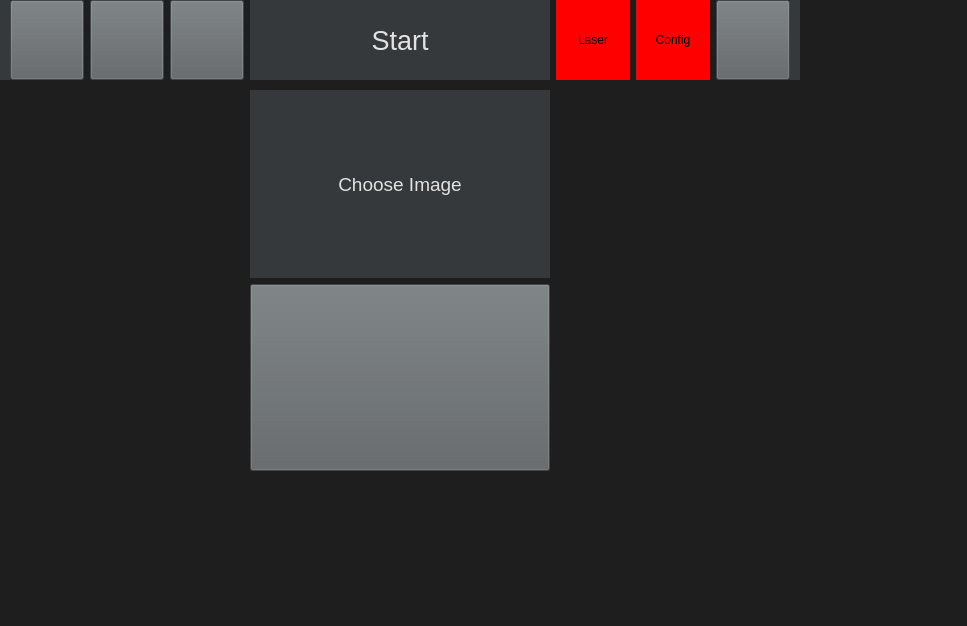
<?xml version="1.0" encoding="UTF-8"?>
<ui version="4.0">
 <class>Form</class>
 <widget class="QWidget" name="Form">
  <property name="geometry">
   <rect>
    <x>0</x>
    <y>0</y>
    <width>967</width>
    <height>626</height>
   </rect>
  </property>
  <property name="windowTitle">
   <string>Form</string>
  </property>
  <property name="styleSheet">
   <string notr="true">background-color: rgb(30, 30, 30);</string>
  </property>
  <widget class="QLabel" name="helpTitle_2">
   <property name="geometry">
    <rect>
     <x>0</x>
     <y>0</y>
     <width>800</width>
     <height>80</height>
    </rect>
   </property>
   <property name="font">
    <font>
     <pointsize>20</pointsize>
     <weight>50</weight>
     <bold>false</bold>
    </font>
   </property>
   <property name="styleSheet">
    <string notr="true">background-color: rgb(54, 57, 59);
color: rgb(226, 226, 226);</string>
   </property>
   <property name="text">
    <string/>
   </property>
   <property name="alignment">
    <set>Qt::AlignCenter</set>
   </property>
  </widget>
  <widget class="QWidget" name="gridLayoutWidget">
   <property name="geometry">
    <rect>
     <x>10</x>
     <y>90</y>
     <width>781</width>
     <height>381</height>
    </rect>
   </property>
   <layout class="QGridLayout" name="gridLayout">
    <item row="1" column="0">
     <widget class="QPushButton" name="chooseImgBtn">
      <property name="minimumSize">
       <size>
        <width>150</width>
        <height>150</height>
       </size>
      </property>
      <property name="maximumSize">
       <size>
        <width>300</width>
        <height>300</height>
       </size>
      </property>
      <property name="font">
       <font>
        <pointsize>10</pointsize>
        <weight>75</weight>
        <bold>true</bold>
       </font>
      </property>
      <property name="styleSheet">
       <string notr="true">background-color: rgb(92, 97, 100);
color: rgb(175, 177, 179);
</string>
      </property>
      <property name="text">
       <string/>
      </property>
      <property name="icon">
       <iconset>
        <normaloff>../../images/01.jpg</normaloff>../../images/01.jpg</iconset>
      </property>
      <property name="iconSize">
       <size>
        <width>256</width>
        <height>256</height>
       </size>
      </property>
     </widget>
    </item>
    <item row="0" column="0">
     <widget class="QLabel" name="label_2">
      <property name="minimumSize">
       <size>
        <width>0</width>
        <height>30</height>
       </size>
      </property>
      <property name="font">
       <font>
        <pointsize>14</pointsize>
        <weight>50</weight>
        <bold>false</bold>
       </font>
      </property>
      <property name="styleSheet">
       <string notr="true">background-color: rgb(54, 57, 59);
color: rgb(226, 226, 226);</string>
      </property>
      <property name="text">
       <string>Choose Image</string>
      </property>
      <property name="alignment">
       <set>Qt::AlignCenter</set>
      </property>
     </widget>
    </item>
   </layout>
  </widget>
  <widget class="QWidget" name="horizontalLayoutWidget_2">
   <property name="geometry">
    <rect>
     <x>10</x>
     <y>0</y>
     <width>780</width>
     <height>80</height>
    </rect>
   </property>
   <layout class="QHBoxLayout" name="horizontalLayout_3">
    <item>
     <widget class="QPushButton" name="backBtn">
      <property name="minimumSize">
       <size>
        <width>0</width>
        <height>0</height>
       </size>
      </property>
      <property name="maximumSize">
       <size>
        <width>999</width>
        <height>999</height>
       </size>
      </property>
      <property name="font">
       <font>
        <pointsize>10</pointsize>
        <weight>75</weight>
        <bold>true</bold>
       </font>
      </property>
      <property name="styleSheet">
       <string notr="true">background-color: rgb(92, 97, 100);
color: rgb(175, 177, 179);
</string>
      </property>
      <property name="text">
       <string/>
      </property>
      <property name="icon">
       <iconset>
        <normaloff>../Icons/backIcon2.png</normaloff>../Icons/backIcon2.png</iconset>
      </property>
      <property name="iconSize">
       <size>
        <width>32</width>
        <height>32</height>
       </size>
      </property>
     </widget>
    </item>
    <item>
     <widget class="QPushButton" name="helpBtn">
      <property name="minimumSize">
       <size>
        <width>0</width>
        <height>0</height>
       </size>
      </property>
      <property name="maximumSize">
       <size>
        <width>100</width>
        <height>100</height>
       </size>
      </property>
      <property name="font">
       <font>
        <pointsize>10</pointsize>
        <weight>75</weight>
        <bold>true</bold>
       </font>
      </property>
      <property name="cursor">
       <cursorShape>ArrowCursor</cursorShape>
      </property>
      <property name="toolTip">
       <string>&lt;html&gt;&lt;head/&gt;&lt;body&gt;&lt;p&gt;&lt;img src=&quot;:/newPrefix/helpIcon.png&quot;/&gt;&lt;/p&gt;&lt;/body&gt;&lt;/html&gt;</string>
      </property>
      <property name="styleSheet">
       <string notr="true">background-color: rgb(92, 97, 100);
color: rgb(175, 177, 179);
</string>
      </property>
      <property name="text">
       <string/>
      </property>
      <property name="icon">
       <iconset>
        <normaloff>../Icons/helpIcon.png</normaloff>../Icons/helpIcon.png</iconset>
      </property>
      <property name="iconSize">
       <size>
        <width>32</width>
        <height>64</height>
       </size>
      </property>
      <property name="flat">
       <bool>false</bool>
      </property>
     </widget>
    </item>
    <item>
     <widget class="QPushButton" name="homeBtn">
      <property name="minimumSize">
       <size>
        <width>0</width>
        <height>0</height>
       </size>
      </property>
      <property name="maximumSize">
       <size>
        <width>100</width>
        <height>100</height>
       </size>
      </property>
      <property name="font">
       <font>
        <pointsize>10</pointsize>
        <weight>75</weight>
        <bold>true</bold>
       </font>
      </property>
      <property name="styleSheet">
       <string notr="true">background-color: rgb(92, 97, 100);
color: rgb(175, 177, 179);
</string>
      </property>
      <property name="text">
       <string/>
      </property>
      <property name="icon">
       <iconset>
        <normaloff>../Icons/homeIcon.png</normaloff>../Icons/homeIcon.png</iconset>
      </property>
      <property name="iconSize">
       <size>
        <width>32</width>
        <height>32</height>
       </size>
      </property>
     </widget>
    </item>
    <item>
     <widget class="QLabel" name="pageTitle">
      <property name="minimumSize">
       <size>
        <width>300</width>
        <height>0</height>
       </size>
      </property>
      <property name="font">
       <font>
        <pointsize>20</pointsize>
        <weight>50</weight>
        <bold>false</bold>
       </font>
      </property>
      <property name="styleSheet">
       <string notr="true">background-color: rgb(54, 57, 59);
color: rgb(226, 226, 226);</string>
      </property>
      <property name="text">
       <string>Start</string>
      </property>
      <property name="alignment">
       <set>Qt::AlignCenter</set>
      </property>
     </widget>
    </item>
    <item>
     <widget class="QLabel" name="laserLight">
      <property name="minimumSize">
       <size>
        <width>0</width>
        <height>0</height>
       </size>
      </property>
      <property name="maximumSize">
       <size>
        <width>999</width>
        <height>9999</height>
       </size>
      </property>
      <property name="styleSheet">
       <string notr="true">background-color: red;
color: rgb(0, 0, 0);</string>
      </property>
      <property name="text">
       <string>Laser</string>
      </property>
      <property name="alignment">
       <set>Qt::AlignCenter</set>
      </property>
     </widget>
    </item>
    <item>
     <widget class="QLabel" name="configLight">
      <property name="minimumSize">
       <size>
        <width>0</width>
        <height>0</height>
       </size>
      </property>
      <property name="maximumSize">
       <size>
        <width>9999</width>
        <height>9999</height>
       </size>
      </property>
      <property name="styleSheet">
       <string notr="true">background-color: red;
color: rgb(0, 0, 0);</string>
      </property>
      <property name="text">
       <string>Config</string>
      </property>
      <property name="alignment">
       <set>Qt::AlignCenter</set>
      </property>
     </widget>
    </item>
    <item>
     <widget class="QPushButton" name="nextBtn">
      <property name="enabled">
       <bool>true</bool>
      </property>
      <property name="minimumSize">
       <size>
        <width>0</width>
        <height>0</height>
       </size>
      </property>
      <property name="maximumSize">
       <size>
        <width>80</width>
        <height>999</height>
       </size>
      </property>
      <property name="font">
       <font>
        <pointsize>10</pointsize>
        <weight>75</weight>
        <bold>true</bold>
       </font>
      </property>
      <property name="styleSheet">
       <string notr="true">background-color: rgb(92, 97, 100);
color: rgb(175, 177, 179);</string>
      </property>
      <property name="text">
       <string/>
      </property>
      <property name="icon">
       <iconset>
        <normaloff>../Icons/nextIcon.png</normaloff>../Icons/nextIcon.png</iconset>
      </property>
      <property name="iconSize">
       <size>
        <width>64</width>
        <height>64</height>
       </size>
      </property>
      <property name="autoDefault">
       <bool>false</bool>
      </property>
     </widget>
    </item>
   </layout>
  </widget>
 </widget>
 <resources/>
 <connections/>
</ui>
